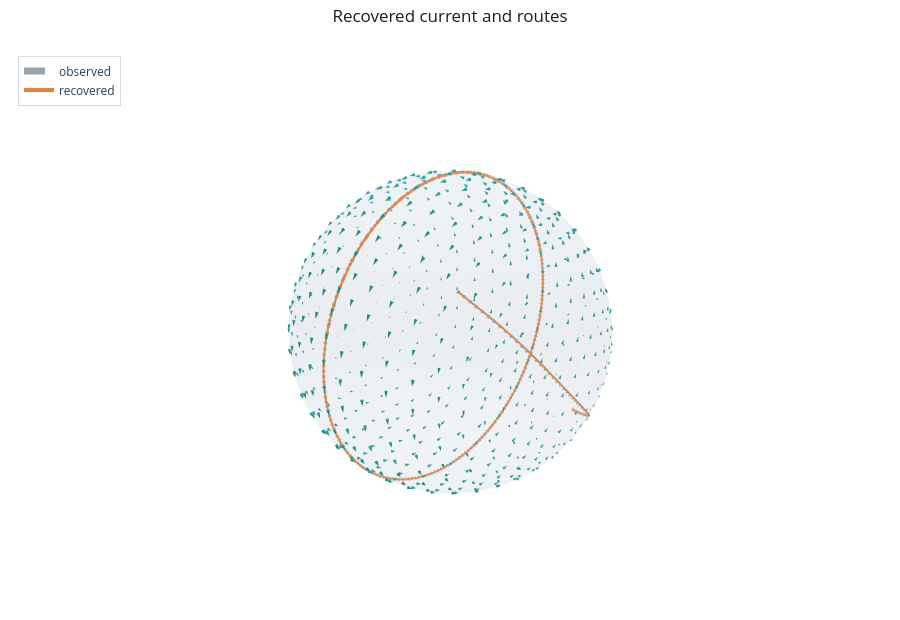

The code cell stored with this chart in its notebook:
### Markdown cell above
## 6. The recovered field and routes

The learned current is global; cone size follows the recovered wind speed (it spins about the $y$-axis
and fades on the axis). The recovered routes sit on top of the observations. Rotate the scene to check
the fit from any angle.

### Code cell
learned_metric = make_metric(w_param)
learned_trajs = [solver.solve(learned_metric, s, e, n_steps=20, key=key)
                 for s, e in zip(starts, ends)]

pts, _ = generate_icosphere(radius=1.0, subdivisions=3)
pts = np.array(pts)
Wl = np.array(jax.vmap(lambda p: sphere.to_tangent(p, jnp.cross(w_param, p)))(jnp.array(pts)))
keep = np.linalg.norm(Wl, axis=1) > 0.06

fig = go.Figure()
fig.add_trace(plotly_sphere(1.0))
fig.add_trace(plotly_cones(pts[keep], Wl[keep], name="learned wind", sizeref=0.3,
                           color=PALETTE["teal"]))
for i, (tt, tl) in enumerate(zip(true_trajs, learned_trajs)):
    fig.add_trace(plotly_path(tt.xs, color=PALETTE["muted"], width=7, dash="dash",
                              show_start=False, name="observed" if i == 0 else None))
    fig.add_trace(plotly_path(tl.xs, color=PALETTE["accent"], width=4,
                              show_start=False, name="recovered" if i == 0 else None))
plotly_layout(fig, "Recovered current and routes")
fig.show()
